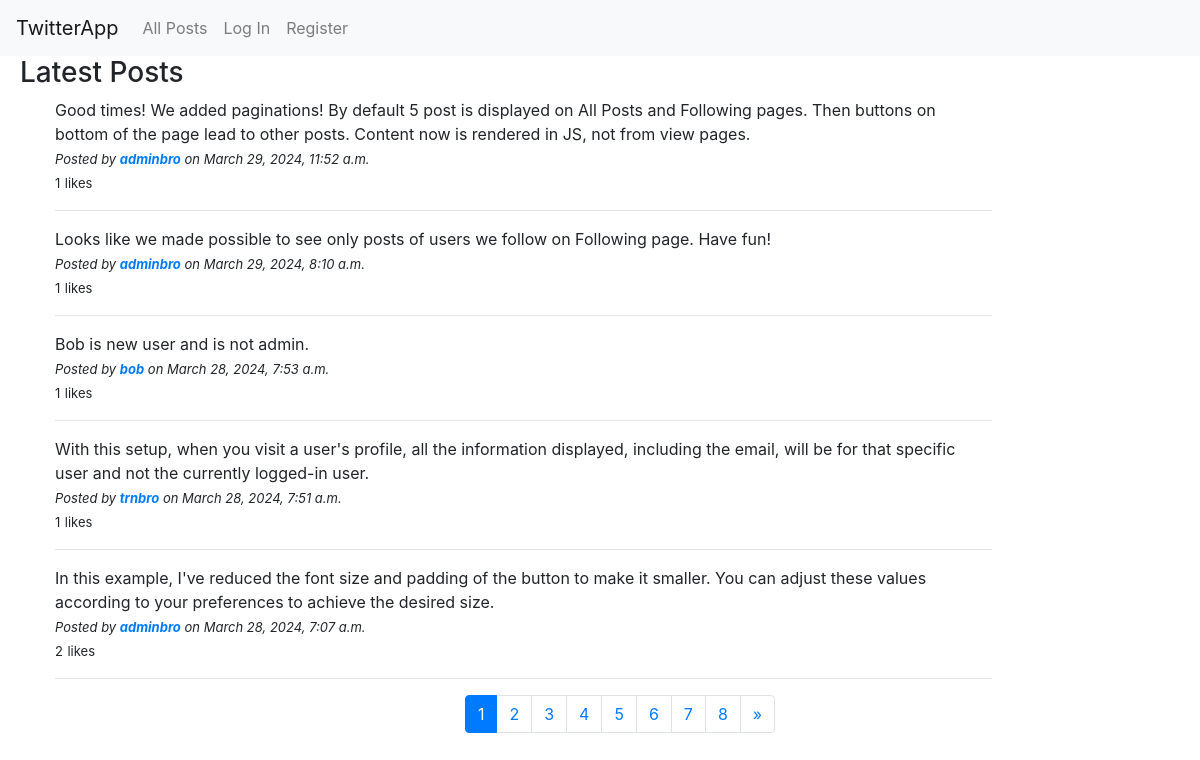
The page / on the database its author committed.
### twitterapp/models.py (models this page shows, shortened)
class Post(models.Model):
    user = models.ForeignKey(User, on_delete=models.CASCADE)
    text = models.TextField()
    created_at = models.DateTimeField(auto_now_add=True)
    updated_at = models.DateTimeField(auto_now=True)
    likes = models.ManyToManyField(User, through='Like', related_name='liked_posts', blank=True)
    is_edited = models.BooleanField(default=False)  # Add a field to track if the post has been edited
    edited_text = models.TextField(blank=True, null=True)  # Field to store the edited content
    def total_likes(self):
        return self.likes.count()

class User(AbstractUser):
    is_admin = models.BooleanField(default=False)
    followers = models.ManyToManyField('self', symmetrical=False, related_name='following')

### twitterapp/views.py (the view)
# urls.py: path("", views.posts_view, name="index"),
def posts_view(request):
    posts = Post.objects.annotate(num_likes=Count('likes')).order_by('-created_at')
    paginator = Paginator(posts, 5)  # Display 5 posts per page
    page_number = request.GET.get('page')
    page_obj = paginator.get_page(page_number)
    return render(request, 'twitterapp/posts_view.html', {'page_obj': page_obj})

### twitterapp/templates/twitterapp/posts_view.html (shortened to what this page needs)
{% extends "twitterapp/layout.html" %}
{% block body %}
    <h3 class="margin_left20">Latest Posts</h3>
    <ul id="posts-container">
        {% for post in page_obj %}
            <div class="col-sm-10">
                {{ post.text }}<br>
                <i><span id="font_small">Posted by <b><a href="{% url 'user_page' username=post.user.username %}">{{ post.user }}</a></b> on {{ post.created_at }}
                </i></span><br>
                <span class="font_small" id="likes_count_{{ post.id }}">{{ post.total_likes }}</span> <span class="font_small"> likes</span>
                <hr>
            </div>
        {% endfor %}
        <nav aria-label="Page navigation">
            <ul class="pagination justify-content-center">
                {% for num in page_obj.paginator.page_range %}
                <li class="page-item {% if page_obj.number == num %}active{% endif %}">
                    <a class="page-link" href="?page={{ num }}">{{ num }}</a>
                </li>
                {% endfor %}
                {% if page_obj.has_next %}
                <li class="page-item">
                    <a class="page-link" href="?page={{ page_obj.next_page_number }}" aria-label="Next">
                        <span aria-hidden="true">&raquo;</span>
                    </a>
                </li>
                {% endif %}
            </ul>
        </nav>
    </ul>
{% endblock %}

### twitterapp/templates/twitterapp/layout.html (shortened to what this page needs)
{% load static %}
<!DOCTYPE html>
<html lang="en">
<head>
    <link rel="stylesheet" href="https://stackpath.bootstrapcdn.com/bootstrap/4.4.1/css/bootstrap.min.css">
    <link href="{% static 'twitterapp/styles.css' %}" rel="stylesheet">
</head>
<body>
    <nav class="navbar navbar-expand-lg navbar-light bg-light">
        <a class="navbar-brand" href="#">TwitterApp</a>
        <div>
            <ul class="navbar-nav mr-auto">
                <li class="nav-item">
                    <a class="nav-link" href="{% url 'index' %}">All Posts</a>
                </li>
                {% if user.is_authenticated %}
                    <li class="nav-item">
                        <a class="nav-link" href="{% url 'create_post' %}">Create Post</a>
                    </li>
                    <li class="nav-item">
                        <a class="nav-link" href="{% url 'following_users' %}">Following</a>
                    </li>
                    <li class="nav-item">
                        <a class="nav-link" href="{% url 'logout' %}">Log Out</a>
                    </li>
                {% else %}
                    <li class="nav-item">
                        <a class="nav-link" href="{% url 'login' %}">Log In</a>
                    </li>
                    <li class="nav-item">
                        <a class="nav-link" href="{% url 'register' %}">Register</a>
                    </li>
                {% endif %}
            </ul>
        </div>
    </nav>
    <div class="body">
        {% block body %}
        {% endblock %}
    </div>
</body>
</html>

### twitterapp/static/twitterapp/styles.css (style rules this page uses)
.margin_left20 { margin-left: 20px; }
#font_small { font-size: small; }
.font_small { font-size: small; }

### rows shown on the page
Post: text "Good times! We added paginations! By default 5 post is displayed on All Posts and Following pages. Then buttons on bottom of the page lead to other posts. Content now is rendered in JS, not from view pages.", user "adminbro", created_at "March 29, 2024, 11:52 a.m.", total_likes "1"
Post: text "Looks like we made possible to see only posts of users we follow on Following page. Have fun!", user "adminbro", created_at "March 29, 2024, 8:10 a.m.", total_likes "1"
Post: text "Bob is new user and is not admin.", user "bob", created_at "March 28, 2024, 7:53 a.m.", total_likes "1"
Post: text "With this setup, when you visit a user's profile, all the information displayed, including the email, will be for that specific user and not the currently logged-in user.", user "trnbro", created_at "March 28, 2024, 7:51 a.m.", total_likes "1"
Post: text "In this example, I've reduced the font size and padding of the button to make it smaller. You can adjust these values according to your preferences to achieve the desired size.", user "adminbro", created_at "March 28, 2024, 7:07 a.m.", total_likes "2"

### other values the page prints
{{ num }} "1" "2" "3" "4" "5" "6" "7" "8"
